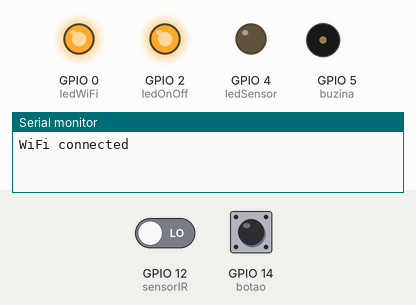
Recording of a sketch running on a simulated ESP8266 (NodeMCU). Shown: output pins drawn as LEDs (lit = HIGH), buzzer (waves = sounding, pin HIGH), the last lines printed to the serial monitor. The inputs (shaded band) are chosen by the test bench; at power-on: GPIO 14 (botao) LOW, GPIO 12 (sensorIR) LOW. WiFi joins after 1.5 s; servers stay silent unless stated; uploads are accepted with an empty reply.

Above: at 2.7 s.
2.8 s: GPIO 14 (botao) pulled HIGH for 0.15 s
At 3.5 s:
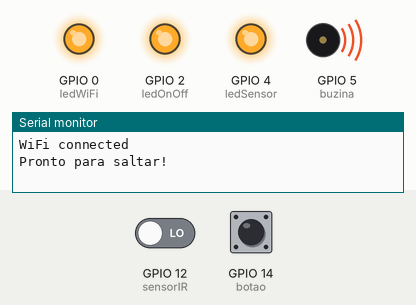
At 4.7 s:
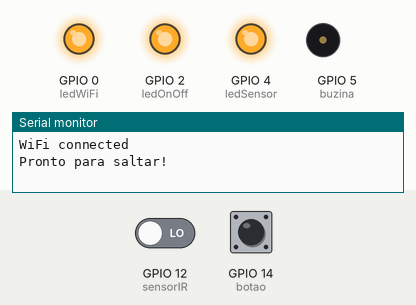
5.2 s: GPIO 12 (sensorIR) driven HIGH
At 5.8 s:
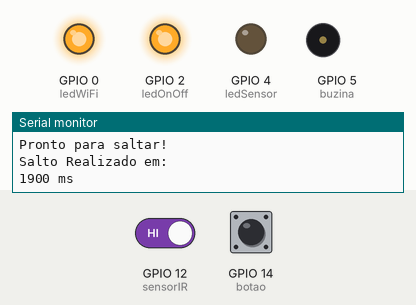
Timing chart, 0 to 8.2 s (numbered marks = the images above; inputs shaded):
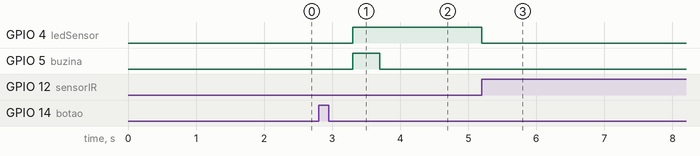

The sketch:

firmware.ino
```cpp
#include <ESP8266WiFi.h>
#include <ESP8266WiFiMulti.h>
#include <ESP8266HTTPClient.h>

ESP8266WiFiMulti WiFiMulti;

#define ssid "ReacaoNadadorWifi"
#define password  "nadador01"

#define sensorIR 12
#define botao 14
#define buzina 5
#define ledSensor 4
#define ledWiFi 0
#define ledOnOff 2

String serverName = "http://swimmer-reaction-timer-meter.brazilsouth.cloudapp.azure.com:8082";

void httpGETRequest(long int diff) {
  WiFiClient client;
  HTTPClient http;
   String serverPath = serverName + "/api/v1/training?reaction_time_diff_in_milliseconds="+ String(diff);

  http.begin(client, serverPath);

  int httpResponseCode = http.GET();


  http.end();
}

void setup()
{
  Serial.begin(9600);
  pinMode (sensorIR, INPUT);
  pinMode (buzina,OUTPUT);
  pinMode (ledOnOff, OUTPUT);
  pinMode (ledWiFi, OUTPUT);
  pinMode (ledSensor,OUTPUT);
  digitalWrite(buzina,LOW);

  digitalWrite (ledOnOff, HIGH);

  WiFiMulti.addAP(ssid, password);

  while(WiFiMulti.run() != WL_CONNECTED) {
    delay(100);
  }

  if (WiFiMulti.run() == WL_CONNECTED){
    digitalWrite(ledWiFi, HIGH);
  }

  Serial.println("");
  Serial.println("WiFi connected");

}

bool aguardandoBotao()
{
  yield();
  return !(digitalRead(botao) == HIGH);
}

bool aguardandoBuzina()
{
  delay(500);
  digitalWrite(buzina,HIGH);
  digitalWrite(ledSensor,HIGH);
  return false;
}


void loop()
{

  while(aguardandoBotao ()){};
  while(aguardandoBuzina()){};
  unsigned long tempoQuandoUsuarioApertouBotao = millis();
  Serial.println("Pronto para saltar!");
  while(digitalRead(sensorIR) == LOW){

    long tempoQuandoUsuarioTirouPe = millis();
    long diff = tempoQuandoUsuarioTirouPe - tempoQuandoUsuarioApertouBotao;
    bool limiteDeTempo = (diff > 400);
    bool precisaDesligarBuzina = (digitalRead(buzina) == HIGH && limiteDeTempo);
    if(!precisaDesligarBuzina)continue;
    digitalWrite(buzina,LOW);
    };
  long tempoQuandoUsuarioTirouPe = millis();
  long diff = tempoQuandoUsuarioTirouPe - tempoQuandoUsuarioApertouBotao;
  Serial.println("Salto Realizado em: ");
  Serial.print(diff);
  Serial.println(" ms");
  digitalWrite(buzina,LOW);
  digitalWrite(ledSensor,LOW);
  httpGETRequest(diff);

}
```

Measured:
- after the input at 2.8 s, GPIO 4 (ledSensor): LOW → HIGH after 0.50 s; GPIO 5 (buzina): LOW → HIGH after 0.50 s, → LOW 0.40 s later
- after the input at 5.2 s, GPIO 4 (ledSensor): HIGH → LOW at once
